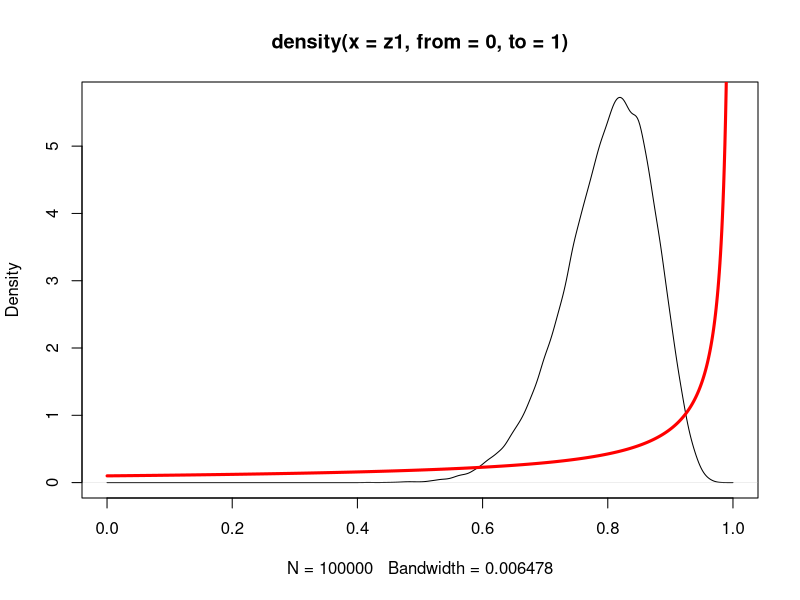

This figure's R source:
rm(list=ls(all=TRUE))
gamma=0.1
expected=1/(1+gamma)
denom=((2+gamma)^2)*(3+gamma)
var1=(1+gamma)/denom

dkl.fun=function(x){
  dbeta(x,1,gamma)*(dbeta(x,1,gamma,log=T)-dnorm(x,mean=mu,sd=sd1,log=T))
}

combo=expand.grid(mu=seq(from=0.01,to=5,length.out=100),
                  sd1=seq(from=0.01,to=5,length.out=100))
combo$dkl=NA
for (i in 1:nrow(combo)){
  print(i)
  mu=combo$mu[i]
  sd1=combo$sd1[i]
  z=integrate(dkl.fun,lower=0.0001,upper=0.9999,stop.on.error=F)
  if (z$message!="the integral is probably divergent") combo$dkl[i]=z$value
}

#eliminate NA's
cond=!is.na(combo$dkl)
combo1=combo[cond,]

#calculate differences
ind=which(combo1$dkl==min(combo1$dkl))
combo2=combo1[ind,]
combo2

#compare distributions
mu=combo2$mu #0.867
sd1=combo2$sd1 #0.262
n=100000
z=rnorm(n,mean=mu,sd=sd1)
z1=pnorm(z)
mean(z1); var(z1)
expected; var1

plot(density(z1,from=0,to=1),type='l')
x=seq(from=0.0001,to=0.9999,by=0.001)
lines(x,dbeta(x,1,gamma),col='red',lwd=3)